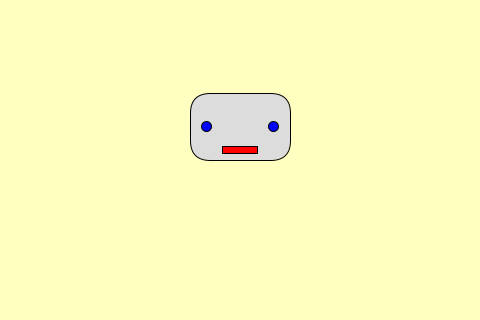
Frame 1 (no input)
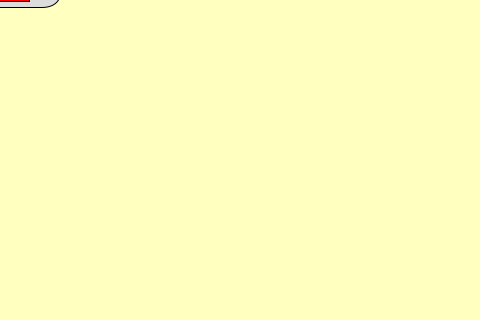
Frame 60 (the mouse pressed at the canvas centre just before this capture)
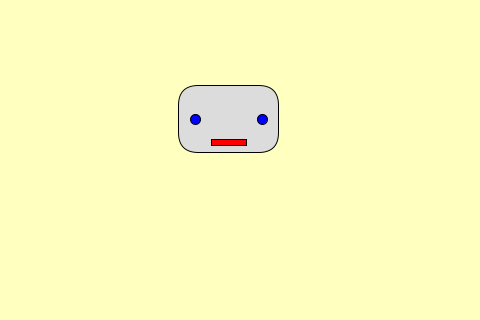
Frame 120 (the mouse held since frame 60 and released just before this capture)

The Processing sketch that drew these frames (run headless with seeded random() and noise(); from frame 60 on, the mouse is pressed at the canvas centre):

// Processing sketch: robotsOFTA
// ── robotsOFTA.pde
Robot robbie, ruth;

void setup() {
  size(480, 320);
  
  robbie = new Robot(100);
  ruth = new Robot(50);
}

void draw() {
  background(#FFFFC0);
  
  robbie.drawRobot();
  robbie.easeTowards(mouseX,mouseY);
//  ruth.drawRobot();
}

// ── RobotClass.pde
class Robot {
  float wHead;//width of head
  float x, y;//coordinates of bottom of head

  Robot(float headWidth) {
    wHead = headWidth;
    x = width/2;
    y = height/2;
  }

  void easeTowards(float x_, float y_) {
    float easing = 0.05;
//    x = x * (1-easing) + x_ * easing;
//    y = y * (1-easing) + y_ * easing;
    x = x + easing * (x_ - x);
    y = y + easing * (y_ - y);
  }

  void drawRobot() {
    pushMatrix();
    //move (0,0) to the center of screen
    translate(x, y);

    //draw Head
    fill(220);
    float hHead = wHead * 2 / 3;//height of head
    float rHead = wHead / 5;//radius of head corners
    rect(-wHead/2, -hHead, wHead, hHead, rHead);

    //draw Eyes
    fill(0, 0, 255);
    float eyeDiameter = wHead / 10;
    ellipse(-wHead/3, -hHead/2, eyeDiameter, eyeDiameter);
    ellipse(wHead/3, -hHead/2, eyeDiameter, eyeDiameter);

    //draw mouth
    fill(255, 0, 0);
    float wMouth = wHead * 0.35;
    float hMouth = hHead * 0.1;
    rect(-wMouth/2, -hHead * 0.2, wMouth, hMouth);
    popMatrix();
  }
}
